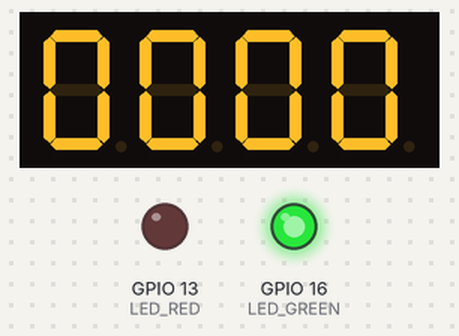
Recording of a sketch running on a simulated ESP32. On the bench: 4-digit seven-segment display, output pins drawn as LEDs (lit = HIGH). Dashed ring = blinking. WiFi joins after 1.5 s; servers stay silent unless stated; I2S audio is not simulated (input reads silence); the camera gives no picture; what the sketch prints to the serial monitor is not drawn.

Above: at 0.8 s.
At 2.0 s:
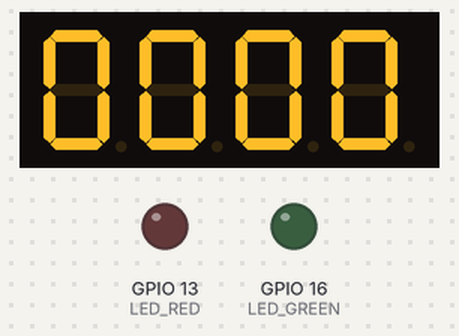
At 2.69 s:
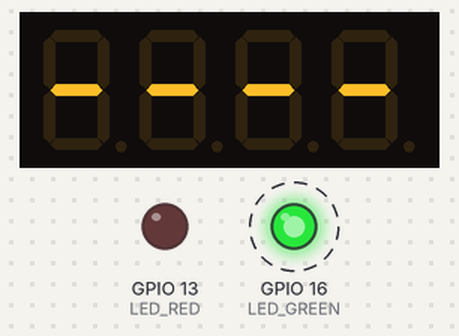
Timing chart, 0 to 40.0 s (numbered marks = the images above):
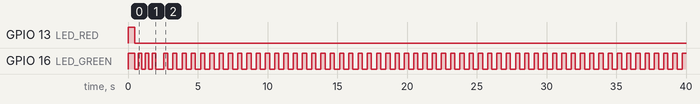

The sketch:

esp32cam.ino
```cpp
#include <WiFi.h>
#include <HTTPClient.h>
#include <ArduinoJson.h>
#include <TM1637Display.h>
#include "esp_camera.h"
#include "driver/i2s.h"
#include <base64.h>


const char* WIFI_SSID     = "----";
const char* WIFI_PASSWORD = "----";
const char* SERVER_URL    = "http://192.168.29.179:8000/rate-outfit";


// TM1637 Seven Segment Display
#define TM1637_CLK  14
#define TM1637_DIO  15

// INMP441 Microphone (I2S)
#define I2S_WS      2
#define I2S_SCK     4
#define I2S_SD      12

// LEDs
#define LED_GREEN   16   // Ready + Mic ON indicator
#define LED_RED     13   // Error (inverted logic: LOW = ON)


// ESP32-CAM CAMERA PINS (AI Thinker)

#define PWDN_GPIO_NUM     32
#define RESET_GPIO_NUM    -1
#define XCLK_GPIO_NUM      0
#define SIOD_GPIO_NUM     26
#define SIOC_GPIO_NUM     27
#define Y9_GPIO_NUM       35
#define Y8_GPIO_NUM       34
#define Y7_GPIO_NUM       39
#define Y6_GPIO_NUM       36
#define Y5_GPIO_NUM       21
#define Y4_GPIO_NUM       19
#define Y3_GPIO_NUM       18
#define Y2_GPIO_NUM        5
#define VSYNC_GPIO_NUM    25
#define HREF_GPIO_NUM     23
#define PCLK_GPIO_NUM     22


TM1637Display display(TM1637_CLK, TM1637_DIO);


void greenON()  { digitalWrite(LED_GREEN, HIGH); }
void greenOFF() { digitalWrite(LED_GREEN, LOW);  }
void redON()    { digitalWrite(LED_RED, HIGH);  }
void redOFF()   { digitalWrite(LED_RED, LOW); }

void allOFF() {
  greenOFF();
  redOFF();
}

// Green blink = microphone is listening
void blinkGreen(int times, int ms) {
  for (int i = 0; i < times; i++) {
    greenON();
    delay(ms);
    greenOFF();
    delay(ms);
  }
}

// Red blink = error occurred
void blinkRed(int times, int ms) {
  for (int i = 0; i < times; i++) {
    redON();
    delay(ms);
    redOFF();
    delay(ms);
  }
}


void setup() {
  Serial.begin(115200);

  // Init LED pins
  pinMode(LED_GREEN, OUTPUT);
  pinMode(LED_RED,   OUTPUT);
  allOFF();

  // Startup test — blink both LEDs once
  greenON(); redON();
  delay(500);
  allOFF();
  delay(200);

  // Init display
  display.setBrightness(7);
  display.showNumberDecEx(0, 0, true); // show 0000

  // Connect WiFi
  // Green blinks fast while connecting
  connectWiFi();

  // Init Camera
  initCamera();

  // Init Microphone
  initMicrophone();

  // Ready state:
  // Green LED slow blink = mic is ON and listening
  // Display shows ----
  display.setSegments((const uint8_t[]){
    SEG_G, SEG_G, SEG_G, SEG_G
  });

  Serial.println("Smart Mirror Ready! Listening...");
}


void loop() {
  // Green LED blinking = microphone is ON and listening
  greenON();
  delay(300);
  greenOFF();
  delay(300);

  // Listen for wake word
  if (detectWakeWord()) {
    Serial.println("Wake word detected!");

    // Green LED solid ON = processing
    greenON();

    // Show ---- on display while processing
    display.setSegments((const uint8_t[]){
      SEG_G, SEG_G, SEG_G, SEG_G
    });

    // Capture and send image to server
    float rating = captureAndSend();

    if (rating > 0) {
      // Show rating on TM1637
      // e.g. 8.5 → displayed as 8.5
      int displayVal = (int)(rating * 10);
      display.showNumberDecEx(displayVal, 0b01000000, false);

      Serial.print("Rating: ");
      Serial.println(rating);

      // Green blink 3 times = success, rating received
      blinkGreen(3, 200);

      // Green solid = back to ready/listening
      greenON();

    } else {
      // Red LED ON = error
      greenOFF();
      redON();

      // Show Err on display
      display.setSegments((const uint8_t[]){
        SEG_A | SEG_D | SEG_E | SEG_F | SEG_G,
        SEG_E | SEG_G,
        SEG_E | SEG_G,
        0
      });

      Serial.println("Error getting rating");

      // Red blink 3 times
      blinkRed(3, 300);

      // After 3 seconds reset to ready
      delay(3000);
      redOFF();

      // Reset display to ----
      display.setSegments((const uint8_t[]){
        SEG_G, SEG_G, SEG_G, SEG_G
      });

      Serial.println("Back to listening...");
    }
  }
}

void connectWiFi() {
  Serial.print("Connecting to WiFi");
  WiFi.begin(WIFI_SSID, WIFI_PASSWORD);

  int dots = 0;
  while (WiFi.status() != WL_CONNECTED) {
    // Fast green blink while connecting
    greenON();
    delay(250);
    greenOFF();
    delay(250);
    Serial.print(".");
    dots++;
  }

  greenOFF();
  Serial.println("\nWiFi Connected!");
  Serial.print("IP Address: ");
  Serial.println(WiFi.localIP());
}


void initCamera() {
  camera_config_t config;
  config.ledc_channel = LEDC_CHANNEL_0;
  config.ledc_timer   = LEDC_TIMER_0;
  config.pin_d0       = Y2_GPIO_NUM;
  config.pin_d1       = Y3_GPIO_NUM;
  config.pin_d2       = Y4_GPIO_NUM;
  config.pin_d3       = Y5_GPIO_NUM;
  config.pin_d4       = Y6_GPIO_NUM;
  config.pin_d5       = Y7_GPIO_NUM;
  config.pin_d6       = Y8_GPIO_NUM;
  config.pin_d7       = Y9_GPIO_NUM;
  config.pin_xclk     = XCLK_GPIO_NUM;
  config.pin_pclk     = PCLK_GPIO_NUM;
  config.pin_vsync    = VSYNC_GPIO_NUM;
  config.pin_href     = HREF_GPIO_NUM;
  config.pin_sscb_sda = SIOD_GPIO_NUM;
  config.pin_sscb_scl = SIOC_GPIO_NUM;
  config.pin_pwdn     = PWDN_GPIO_NUM;
  config.pin_reset    = RESET_GPIO_NUM;
  config.xclk_freq_hz = 20000000;
  config.pixel_format = PIXFORMAT_JPEG;
  config.frame_size   = FRAMESIZE_SVGA; // 800x600
  config.jpeg_quality = 12;
  config.fb_count     = 1;

  esp_err_t err = esp_camera_init(&config);
  if (err != ESP_OK) {
    Serial.printf("Camera init failed: 0x%x\n", err);
    redON();
    return;
  }

  sensor_t* s = esp_camera_sensor_get();
  s->set_whitebal(s, 1);
  s->set_exposure_ctrl(s, 1);
  s->set_gain_ctrl(s, 1);
  s->set_brightness(s, 1);

  Serial.println("Camera ready!");
}


void initMicrophone() {
  i2s_config_t i2s_config = {
    .mode                 = (i2s_mode_t)(I2S_MODE_MASTER | I2S_MODE_RX),
    .sample_rate          = 16000,
    .bits_per_sample      = I2S_BITS_PER_SAMPLE_16BIT,
    .channel_format       = I2S_CHANNEL_FMT_ONLY_LEFT,
    .communication_format = I2S_COMM_FORMAT_STAND_I2S,
    .intr_alloc_flags     = ESP_INTR_FLAG_LEVEL1,
    .dma_buf_count        = 4,
    .dma_buf_len          = 1024,
  };

  i2s_pin_config_t pin_config = {
    .bck_io_num   = I2S_SCK,
    .ws_io_num    = I2S_WS,
    .data_out_num = I2S_PIN_NO_CHANGE,
    .data_in_num  = I2S_SD
  };

  i2s_driver_install(I2S_NUM_0, &i2s_config, 0, NULL);
  i2s_set_pin(I2S_NUM_0, &pin_config);
  Serial.println("Microphone ready!");
}


// WAKE WORD DETECTION
// Green LED blinks = mic actively listening
// Speak loudly or clap to trigger
// Adjust 3000 threshold if needed

bool detectWakeWord() {
  int16_t buffer[1024];
  size_t bytesRead;

  i2s_read(
    I2S_NUM_0,
    buffer,
    sizeof(buffer),
    &bytesRead,
    portMAX_DELAY
  );

  long energy = 0;
  int samples = bytesRead / 2;
  for (int i = 0; i < samples; i++) {
    energy += abs(buffer[i]);
  }
  energy /= samples;

  // Increase 3000 if background noise triggers it
  // Decrease 3000 if voice not detected
  if (energy > 3000) {
    delay(500);
    return true;
  }
  return false;
}

// CAPTURE IMAGE AND SEND TO SERVER

float captureAndSend() {
  camera_fb_t* fb = esp_camera_fb_get();
  if (!fb) {
    Serial.println("Camera capture failed");
    return -1;
  }

  String encoded = base64::encode(fb->buf, fb->len);
  size_t frameLen = fb->len;       // ← save it first
  esp_camera_fb_return(fb);        // ← now safe to return

  DynamicJsonDocument doc(frameLen * 2 + 2048);  // ← use saved value

  doc["image"] = encoded;
  String payload;
  serializeJson(doc, payload);

  HTTPClient http;
  http.begin(SERVER_URL);
  http.addHeader("Content-Type", "application/json");
  http.setTimeout(30000);

  Serial.println("Sending image to server...");
  int responseCode = http.POST(payload);

  if (responseCode == 200) {
    String response = http.getString();
    Serial.println("Response: " + response);

    StaticJsonDocument<256> responseDoc;
    deserializeJson(responseDoc, response);
    float rating = responseDoc["rating"];
    http.end();
    return rating;
  } else {
    Serial.printf("HTTP Error: %d\n", responseCode);
    http.end();
    return -1;
  }
}
```

Measured:
- by itself, GPIO 16 (LED_GREEN): goes 3 × (LOW 0.22 s, HIGH 0.25 s), LOW 0.57 s, 56 × (HIGH 0.30 s, LOW 0.36 s), then HIGH
- what the display in image 0 shows lasts 1.8 s, from 0.7 s to 2.5 s
